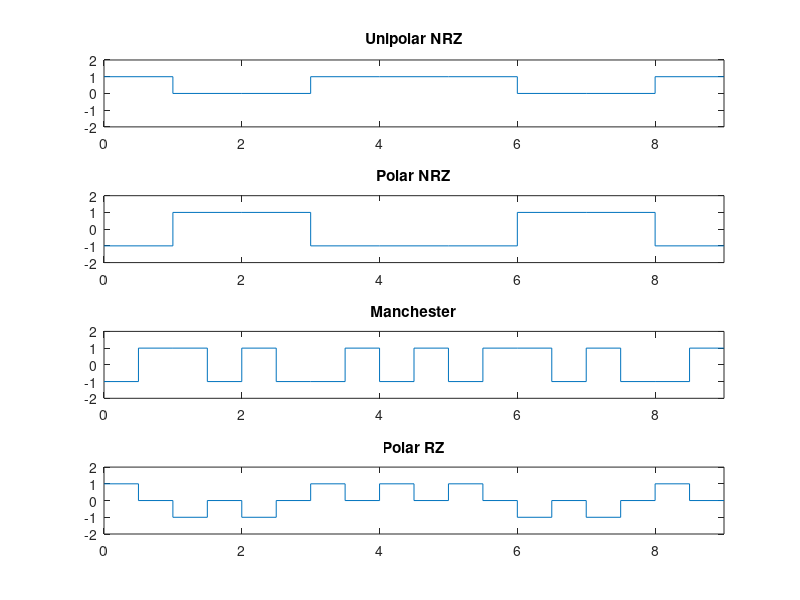

Write the MATLAB code that produced this figure.
m = [1 0 0 1 1 1 0 0 1];
n = length(m);
x = [];
y = [];

for i=1:n
    x=[x i-1 i];
    if(m(i)==0)
        y=[y 0 0];
    else
        y=[y 1 1];
    end
end
subplot(4,1,1)
plot(x,y),axis([0,n,-2,2]);
title('Unipolar NRZ');

m = [1 0 0 1 1 1 0 0 1];
n = length(m);
x = [];
y = [];
for i=1:n
    x=[x i-1 i];
    if(m(i)==0)
        y=[y 1 1];
    else
        y=[y -1 -1];
    end
end
subplot(4,1,2)
plot(x,y),axis([0,n,-2,2]);
title('Polar NRZ');

m = [1 0 0 1 1 1 0 0 1];
n = length(m);
x = [];
y = [];

for i=1:n
    x=[x i-1 i-1+0.5 i-1+0.5 i];
    if(m(i)==0)
        y=[y 1 1 -1 -1];
    else
        y=[y -1 -1 1 1];
    end
end
subplot(4,1,3)
plot(x,y),axis([0,n,-2,2]);
title('Manchester');

m = [1 0 0 1 1 1 0 0 1];
n = length(m);
x = [];
y = [];

for i=1:n
    x=[x i-1 i-1+0.5 i-1+0.5 i];
    if(m(i)==0)
        y=[y -1 -1 0 0];
    else
        y=[y 1 1 0 0];
    end
end
subplot(4,1,4)
plot(x,y),axis([0,n,-2,2]);
title('Polar RZ');